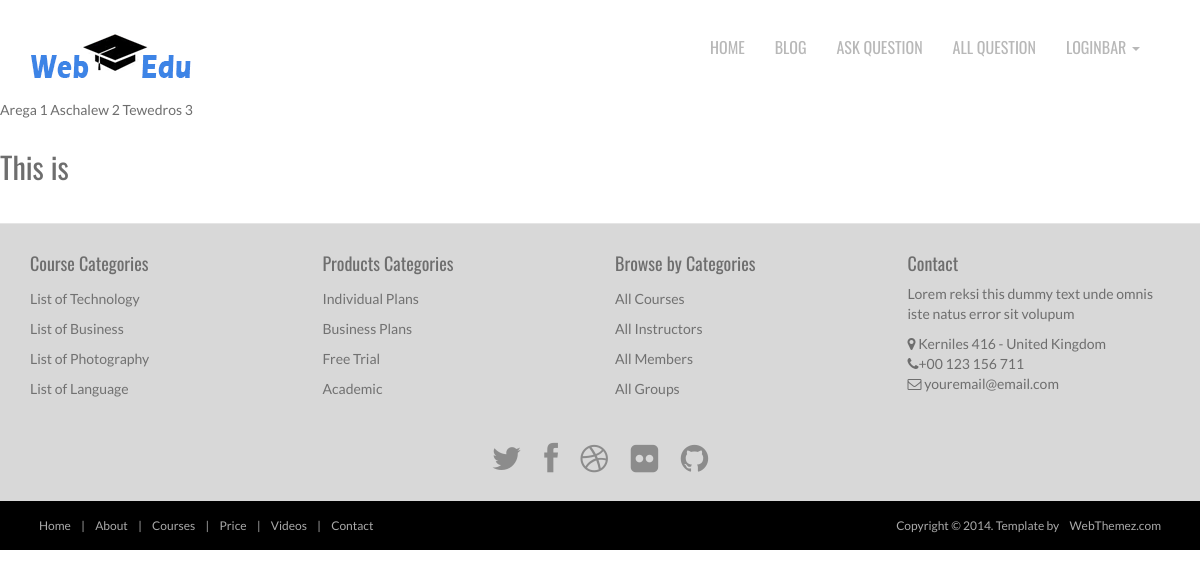
Screenshot of /edit/1 with the database file from the repository.
### website/models.py (models this page shows)
class User(db.Model, UserMixin):
    id = db.Column(db.Integer, primary_key=True)
    email = db.Column(db.String(150), unique=True)
    password = db.Column(db.String(150))
    first_name = db.Column(db.String(150))
    last_name= db.Column(db.String(200))
    if type == "student":
        type = db.Column(db.String(20),default="student")
    elif type == "instructor":
        type = db.Column(db.String(20),default="instructor")
    elif type=="administrator":
        type = db.Column(db.String(20),default="administrator")
    else:
        type = db.Column(db.String(20),default="unknown")
    questions_asked = db.relationship(
        'Question',
        foreign_keys="Question.asked_by_id",
        backref='asker',
        lazy=True
        )
    answer_requested  = db.relationship(
        'Question',
        foreign_keys="Question.asked_to_id ",
        backref='instructor',
        lazy=True
        )

### website/views.py (the view)
@views.route('/edit/<int:id>')
def edit(id):
    user = User.query.filter_by().filter(id==id).all()
    return render_template('edit.html',users=user)

### website/templates/edit.html (shortened to what this page needs)
{% extends 'base.html'%}
{% block body %}
    {% for user in users %}
      {{user.first_name}} {{user.id}}
    {% endfor %}
<h2>This is</h2>
{%endblock%}

### website/static/css/style.css (style rules this page uses)
body { font-family: 'Lato', sans-serif; font-weight: normal; color: #6E6E6E; }
h1, h2, h3, h4, h5, h6 { font-weight: normal; font-family: 'Oswald', sans-serif; }
h1, .h1, h2, .h2, h3, .h3 { margin-top: 30px; }
h2 { margin: 30px 0; }

### rows the page displays
User: first_name "Arega", id "1"
User: first_name "Aschalew", id "2"
User: first_name "Tewedros", id "3"
